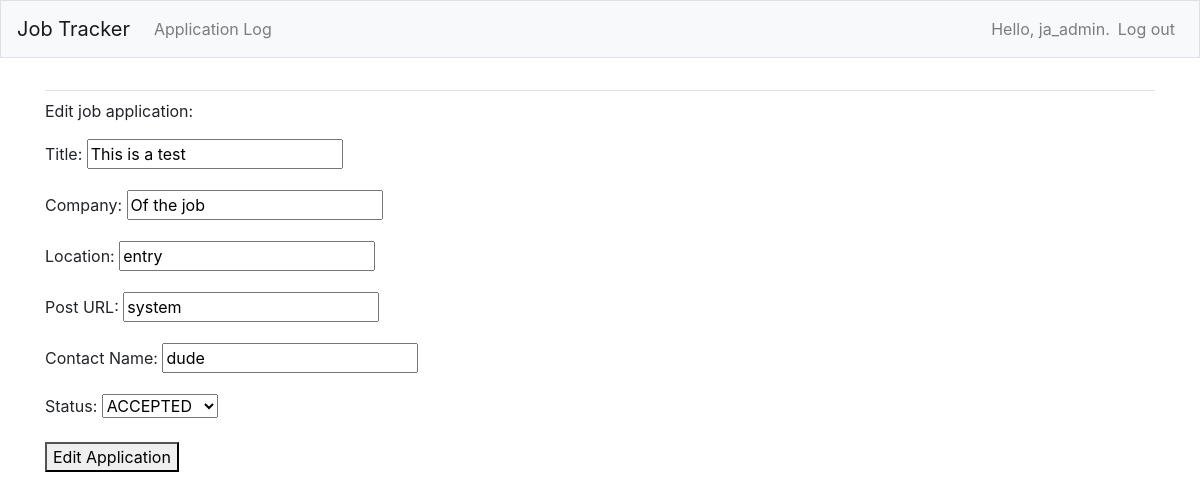
/edit_job_entry/4/ (signed in), run on the app's committed database.
### job_apps/models.py (models this page shows, shortened)
class Application(models.Model):
    STATUSES = [('submitted', 'SUBMITTED'),
                ('accepted', 'ACCEPTED'),
                ('rejected', 'REJECTED')]
    position = models.CharField(max_length=100)
    company = models.CharField(max_length=100)
    post_url = models.CharField(max_length=300)
    contact_name = models.CharField(max_length=100)
    location = models.CharField(max_length=100)
    date_added = models.DateField(auto_now_add=True)
    status = models.CharField(
        max_length=20, choices=STATUSES, default="submitted")
    owner = models.ForeignKey(User, on_delete=models.CASCADE)

### job_apps/views.py (the view)
# urls.py: path('edit_job_entry/<int:job_entry_id>/',
@login_required
def edit_job_entry(request, job_entry_id):
    job_entry = Application.objects.get(id=job_entry_id)
    check_log_owner(job_entry.owner, request.user)
    if request.method != 'POST':
        form = ApplicationForm(instance=job_entry)
    else:
        form = ApplicationForm(instance=job_entry, data=request.POST)
        if form.is_valid():
            form.save()
            return redirect('job_apps:job_log')
    context = {'job_entry': job_entry, 'form': form}
    return render(request, 'job_apps/edit_job_entry.html', context)

### job_apps/forms.py
class ApplicationForm(forms.ModelForm):
    class Meta:
        model = Application
        fields = ['position', 'company', 'location',
                  'post_url', 'contact_name', 'status']
        labels = {'position': 'Title', 'company': 'Company', 'location': 'Location',
                  'post_url': 'Post URL', 'contact_name': 'Contact Name', 'status': 'Status'}

### job_apps/views.py (called while the page is built)
def check_log_owner(owner, user):
    if owner != user:
        raise Http404

### job_apps/templates/job_apps/edit_job_entry.html (shortened to what this page needs)
{% extends 'job_apps/base.html' %}
{% block content %}
  <p>Edit job application:</p>
  <form action="{% url 'job_apps:edit_job_entry' job_entry.id%}" method='post'>
  {{ form.as_p }}
  <button name='submit'>Edit Application</button>
  </form>
{% endblock content %}

### job_apps/templates/job_apps/base.html (shortened to what this page needs)
{% load bootstrap4 %}
<!doctype html>
<html lang="en">
<head>
  {% bootstrap_css %}
</head>
<body>
  <nav class="navbar navbar-expand-md navbar-light bg-light mb-4 border">
    <a class="navbar-brand" href="{% url 'job_apps:index'%}">Job Tracker</a>
    <div class="collapse navbar-collapse" id="navbarCollapse">
      <ul class="navbar-nav mr-auto">
        <li class="nav-item">
          <a class="nav-link" href="{% url 'job_apps:job_log'%}">Application Log</a>
        </li>
      </ul>
      <ul class="navbar-nav ml-auto">
        {% if user.is_authenticated %}
          <li class="nav-item">
            <span class="navbar-text">Hello, {{ user.username }}.</span>
          </li>
          <li class="nav-item">
            <a class="nav-link" href="{% url 'users:logout' %}">Log out</a>
          </li>
        {% endif %}
      </ul>
</div>
</nav>
</body>
  <main role="main" class="container">
    <div class="pb-2 mb-2 border-bottom">
    </div>
    <div>
      {% block content %}{% endblock content %}
    </div>
  </main>
</body>
</html>

### data on the page
Application: position "This is a test", company "Of the job", location "entry", post_url "system", contact_name "dude", status "ACCEPTED"

### other printed values
{{ user.username }} "ja_admin"
